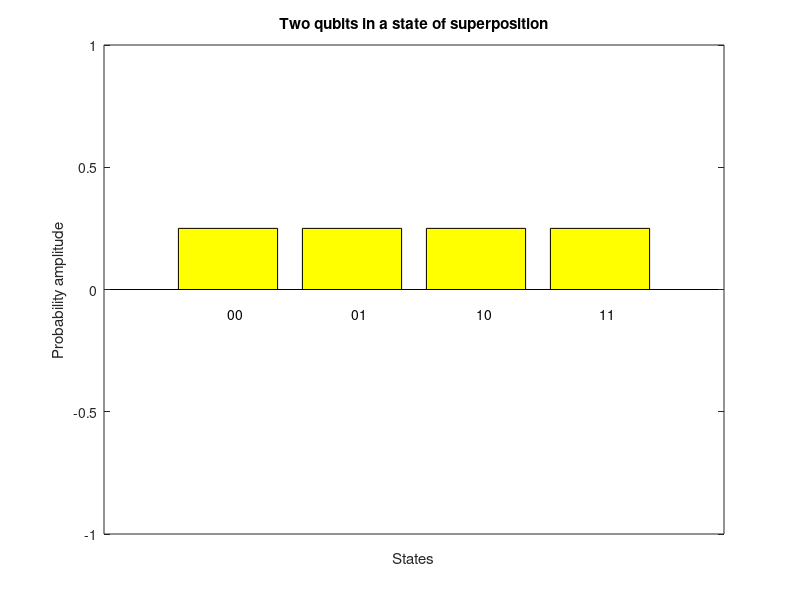

Write MATLAB code to recreate this figure. (Note: this script raises an error after producing the figure.)
clear; close all
p = ones(1,4) * .25;

% subplot(2,2,1)
bar(p, "yellow");
set(gca,'XTick',[])
xlabel("States");
ylabel("Probability amplitude")
ylim([-1,1]); xlim([0,5])
title("Two qubits in a state of superposition")
text(1, -0.1, '00');
text(2, -0.1, '01');
text(3, -0.1, '10');
text(4, -0.1, '11');

hold on
p = ones(1,6) * .25;
plot(0:5,p, Color="r", LineStyle="--", LineWidth=1)


%%

clear;
p = ones(1,4) * .25;
p(3) = -1 * .25;

% subplot(2,2,2)
bar(p, "yellow")
set(gca,'XTick',[])
xlabel("States");
ylabel("Probability amplitude")
ylim([-1,1]); xlim([0,5])
title("Altering the solution state to a negative sign")
text(1, -0.1, '00');
text(2, -0.1, '01');
text(3, -0.3, '10');
text(4, -0.1, '11');

hold on
p = ones(1,6) * .25;
plot(0:5,p, Color="r", LineStyle="--", LineWidth=1)


%%

clear;
p = ones(1,4) * .25;
p(3) = 3 * .25;

% subplot(2,2,[3,4])
bar(p, "yellow")
set(gca,'XTick',[])
xlabel("States");
ylabel("Probability amplitude")
ylim([-1,1]); xlim([0,5])
title("Inversion about the mean with amplication")
text(1, -0.1, '00');
text(2, -0.1, '01');
text(3, -0.1, '10');
text(4, -0.1, '11');

hold on
p = ones(1,6) * .25;
plot(0:5,p, Color="r", LineStyle="--", LineWidth=1)
saveas(gcf,"fig3.png")
